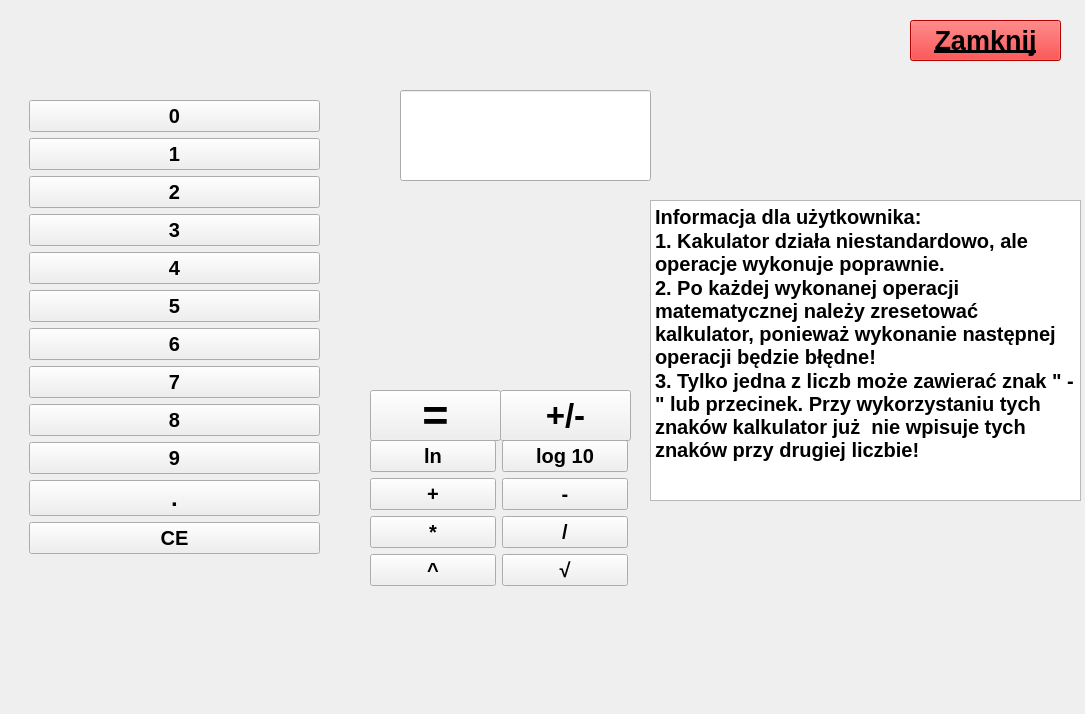
<?xml version="1.0" encoding="UTF-8"?>
<ui version="4.0">
 <class>MainWindow</class>
 <widget class="QMainWindow" name="MainWindow">
  <property name="geometry">
   <rect>
    <x>0</x>
    <y>0</y>
    <width>1085</width>
    <height>714</height>
   </rect>
  </property>
  <property name="font">
   <font>
    <pointsize>15</pointsize>
    <weight>75</weight>
    <bold>true</bold>
   </font>
  </property>
  <property name="windowTitle">
   <string>MainWindow</string>
  </property>
  <widget class="QWidget" name="centralwidget">
   <widget class="QWidget" name="gridLayoutWidget">
    <property name="geometry">
     <rect>
      <x>29</x>
      <y>100</y>
      <width>291</width>
      <height>458</height>
     </rect>
    </property>
    <layout class="QGridLayout" name="gridLayout">
     <item row="1" column="0">
      <widget class="QPushButton" name="p0">
       <property name="font">
        <font>
         <pointsize>15</pointsize>
         <weight>75</weight>
         <bold>true</bold>
        </font>
       </property>
       <property name="text">
        <string>0</string>
       </property>
      </widget>
     </item>
     <item row="12" column="0">
      <widget class="QPushButton" name="pC">
       <property name="text">
        <string>CE</string>
       </property>
      </widget>
     </item>
     <item row="8" column="0">
      <widget class="QPushButton" name="p7">
       <property name="text">
        <string>7</string>
       </property>
      </widget>
     </item>
     <item row="3" column="0">
      <widget class="QPushButton" name="p2">
       <property name="text">
        <string>2</string>
       </property>
      </widget>
     </item>
     <item row="9" column="0">
      <widget class="QPushButton" name="p8">
       <property name="text">
        <string>8</string>
       </property>
      </widget>
     </item>
     <item row="5" column="0">
      <widget class="QPushButton" name="p4">
       <property name="text">
        <string>4</string>
       </property>
      </widget>
     </item>
     <item row="4" column="0">
      <widget class="QPushButton" name="p3">
       <property name="text">
        <string>3</string>
       </property>
      </widget>
     </item>
     <item row="6" column="0">
      <widget class="QPushButton" name="p5">
       <property name="text">
        <string>5</string>
       </property>
      </widget>
     </item>
     <item row="11" column="0">
      <widget class="QPushButton" name="przecinek">
       <property name="font">
        <font>
         <pointsize>18</pointsize>
         <weight>75</weight>
         <bold>true</bold>
        </font>
       </property>
       <property name="text">
        <string>.</string>
       </property>
      </widget>
     </item>
     <item row="10" column="0">
      <widget class="QPushButton" name="p9">
       <property name="text">
        <string>9</string>
       </property>
      </widget>
     </item>
     <item row="7" column="0">
      <widget class="QPushButton" name="p6">
       <property name="text">
        <string>6</string>
       </property>
      </widget>
     </item>
     <item row="2" column="0">
      <widget class="QPushButton" name="p1">
       <property name="text">
        <string>1</string>
       </property>
      </widget>
     </item>
    </layout>
   </widget>
   <widget class="QPushButton" name="zamknij">
    <property name="geometry">
     <rect>
      <x>910</x>
      <y>20</y>
      <width>151</width>
      <height>41</height>
     </rect>
    </property>
    <property name="palette">
     <palette>
      <active>
       <colorrole role="WindowText">
        <brush brushstyle="SolidPattern">
         <color alpha="255">
          <red>0</red>
          <green>0</green>
          <blue>0</blue>
         </color>
        </brush>
       </colorrole>
       <colorrole role="Button">
        <brush brushstyle="SolidPattern">
         <color alpha="255">
          <red>254</red>
          <green>0</green>
          <blue>0</blue>
         </color>
        </brush>
       </colorrole>
       <colorrole role="Light">
        <brush brushstyle="SolidPattern">
         <color alpha="255">
          <red>255</red>
          <green>126</green>
          <blue>126</blue>
         </color>
        </brush>
       </colorrole>
       <colorrole role="Midlight">
        <brush brushstyle="SolidPattern">
         <color alpha="255">
          <red>254</red>
          <green>63</green>
          <blue>63</blue>
         </color>
        </brush>
       </colorrole>
       <colorrole role="Dark">
        <brush brushstyle="SolidPattern">
         <color alpha="255">
          <red>127</red>
          <green>0</green>
          <blue>0</blue>
         </color>
        </brush>
       </colorrole>
       <colorrole role="Mid">
        <brush brushstyle="SolidPattern">
         <color alpha="255">
          <red>169</red>
          <green>0</green>
          <blue>0</blue>
         </color>
        </brush>
       </colorrole>
       <colorrole role="Text">
        <brush brushstyle="SolidPattern">
         <color alpha="255">
          <red>0</red>
          <green>0</green>
          <blue>0</blue>
         </color>
        </brush>
       </colorrole>
       <colorrole role="BrightText">
        <brush brushstyle="SolidPattern">
         <color alpha="255">
          <red>255</red>
          <green>255</green>
          <blue>255</blue>
         </color>
        </brush>
       </colorrole>
       <colorrole role="ButtonText">
        <brush brushstyle="SolidPattern">
         <color alpha="255">
          <red>0</red>
          <green>0</green>
          <blue>0</blue>
         </color>
        </brush>
       </colorrole>
       <colorrole role="Base">
        <brush brushstyle="SolidPattern">
         <color alpha="255">
          <red>255</red>
          <green>255</green>
          <blue>255</blue>
         </color>
        </brush>
       </colorrole>
       <colorrole role="Window">
        <brush brushstyle="SolidPattern">
         <color alpha="255">
          <red>254</red>
          <green>0</green>
          <blue>0</blue>
         </color>
        </brush>
       </colorrole>
       <colorrole role="Shadow">
        <brush brushstyle="SolidPattern">
         <color alpha="255">
          <red>0</red>
          <green>0</green>
          <blue>0</blue>
         </color>
        </brush>
       </colorrole>
       <colorrole role="AlternateBase">
        <brush brushstyle="SolidPattern">
         <color alpha="255">
          <red>254</red>
          <green>127</green>
          <blue>127</blue>
         </color>
        </brush>
       </colorrole>
       <colorrole role="ToolTipBase">
        <brush brushstyle="SolidPattern">
         <color alpha="255">
          <red>255</red>
          <green>255</green>
          <blue>220</blue>
         </color>
        </brush>
       </colorrole>
       <colorrole role="ToolTipText">
        <brush brushstyle="SolidPattern">
         <color alpha="255">
          <red>0</red>
          <green>0</green>
          <blue>0</blue>
         </color>
        </brush>
       </colorrole>
       <colorrole role="PlaceholderText">
        <brush brushstyle="SolidPattern">
         <color alpha="128">
          <red>0</red>
          <green>0</green>
          <blue>0</blue>
         </color>
        </brush>
       </colorrole>
      </active>
      <inactive>
       <colorrole role="WindowText">
        <brush brushstyle="SolidPattern">
         <color alpha="255">
          <red>0</red>
          <green>0</green>
          <blue>0</blue>
         </color>
        </brush>
       </colorrole>
       <colorrole role="Button">
        <brush brushstyle="SolidPattern">
         <color alpha="255">
          <red>254</red>
          <green>0</green>
          <blue>0</blue>
         </color>
        </brush>
       </colorrole>
       <colorrole role="Light">
        <brush brushstyle="SolidPattern">
         <color alpha="255">
          <red>255</red>
          <green>126</green>
          <blue>126</blue>
         </color>
        </brush>
       </colorrole>
       <colorrole role="Midlight">
        <brush brushstyle="SolidPattern">
         <color alpha="255">
          <red>254</red>
          <green>63</green>
          <blue>63</blue>
         </color>
        </brush>
       </colorrole>
       <colorrole role="Dark">
        <brush brushstyle="SolidPattern">
         <color alpha="255">
          <red>127</red>
          <green>0</green>
          <blue>0</blue>
         </color>
        </brush>
       </colorrole>
       <colorrole role="Mid">
        <brush brushstyle="SolidPattern">
         <color alpha="255">
          <red>169</red>
          <green>0</green>
          <blue>0</blue>
         </color>
        </brush>
       </colorrole>
       <colorrole role="Text">
        <brush brushstyle="SolidPattern">
         <color alpha="255">
          <red>0</red>
          <green>0</green>
          <blue>0</blue>
         </color>
        </brush>
       </colorrole>
       <colorrole role="BrightText">
        <brush brushstyle="SolidPattern">
         <color alpha="255">
          <red>255</red>
          <green>255</green>
          <blue>255</blue>
         </color>
        </brush>
       </colorrole>
       <colorrole role="ButtonText">
        <brush brushstyle="SolidPattern">
         <color alpha="255">
          <red>0</red>
          <green>0</green>
          <blue>0</blue>
         </color>
        </brush>
       </colorrole>
       <colorrole role="Base">
        <brush brushstyle="SolidPattern">
         <color alpha="255">
          <red>255</red>
          <green>255</green>
          <blue>255</blue>
         </color>
        </brush>
       </colorrole>
       <colorrole role="Window">
        <brush brushstyle="SolidPattern">
         <color alpha="255">
          <red>254</red>
          <green>0</green>
          <blue>0</blue>
         </color>
        </brush>
       </colorrole>
       <colorrole role="Shadow">
        <brush brushstyle="SolidPattern">
         <color alpha="255">
          <red>0</red>
          <green>0</green>
          <blue>0</blue>
         </color>
        </brush>
       </colorrole>
       <colorrole role="AlternateBase">
        <brush brushstyle="SolidPattern">
         <color alpha="255">
          <red>254</red>
          <green>127</green>
          <blue>127</blue>
         </color>
        </brush>
       </colorrole>
       <colorrole role="ToolTipBase">
        <brush brushstyle="SolidPattern">
         <color alpha="255">
          <red>255</red>
          <green>255</green>
          <blue>220</blue>
         </color>
        </brush>
       </colorrole>
       <colorrole role="ToolTipText">
        <brush brushstyle="SolidPattern">
         <color alpha="255">
          <red>0</red>
          <green>0</green>
          <blue>0</blue>
         </color>
        </brush>
       </colorrole>
       <colorrole role="PlaceholderText">
        <brush brushstyle="SolidPattern">
         <color alpha="128">
          <red>0</red>
          <green>0</green>
          <blue>0</blue>
         </color>
        </brush>
       </colorrole>
      </inactive>
      <disabled>
       <colorrole role="WindowText">
        <brush brushstyle="SolidPattern">
         <color alpha="255">
          <red>127</red>
          <green>0</green>
          <blue>0</blue>
         </color>
        </brush>
       </colorrole>
       <colorrole role="Button">
        <brush brushstyle="SolidPattern">
         <color alpha="255">
          <red>254</red>
          <green>0</green>
          <blue>0</blue>
         </color>
        </brush>
       </colorrole>
       <colorrole role="Light">
        <brush brushstyle="SolidPattern">
         <color alpha="255">
          <red>255</red>
          <green>126</green>
          <blue>126</blue>
         </color>
        </brush>
       </colorrole>
       <colorrole role="Midlight">
        <brush brushstyle="SolidPattern">
         <color alpha="255">
          <red>254</red>
          <green>63</green>
          <blue>63</blue>
         </color>
        </brush>
       </colorrole>
       <colorrole role="Dark">
        <brush brushstyle="SolidPattern">
         <color alpha="255">
          <red>127</red>
          <green>0</green>
          <blue>0</blue>
         </color>
        </brush>
       </colorrole>
       <colorrole role="Mid">
        <brush brushstyle="SolidPattern">
         <color alpha="255">
          <red>169</red>
          <green>0</green>
          <blue>0</blue>
         </color>
        </brush>
       </colorrole>
       <colorrole role="Text">
        <brush brushstyle="SolidPattern">
         <color alpha="255">
          <red>127</red>
          <green>0</green>
          <blue>0</blue>
         </color>
        </brush>
       </colorrole>
       <colorrole role="BrightText">
        <brush brushstyle="SolidPattern">
         <color alpha="255">
          <red>255</red>
          <green>255</green>
          <blue>255</blue>
         </color>
        </brush>
       </colorrole>
       <colorrole role="ButtonText">
        <brush brushstyle="SolidPattern">
         <color alpha="255">
          <red>127</red>
          <green>0</green>
          <blue>0</blue>
         </color>
        </brush>
       </colorrole>
       <colorrole role="Base">
        <brush brushstyle="SolidPattern">
         <color alpha="255">
          <red>254</red>
          <green>0</green>
          <blue>0</blue>
         </color>
        </brush>
       </colorrole>
       <colorrole role="Window">
        <brush brushstyle="SolidPattern">
         <color alpha="255">
          <red>254</red>
          <green>0</green>
          <blue>0</blue>
         </color>
        </brush>
       </colorrole>
       <colorrole role="Shadow">
        <brush brushstyle="SolidPattern">
         <color alpha="255">
          <red>0</red>
          <green>0</green>
          <blue>0</blue>
         </color>
        </brush>
       </colorrole>
       <colorrole role="AlternateBase">
        <brush brushstyle="SolidPattern">
         <color alpha="255">
          <red>254</red>
          <green>0</green>
          <blue>0</blue>
         </color>
        </brush>
       </colorrole>
       <colorrole role="ToolTipBase">
        <brush brushstyle="SolidPattern">
         <color alpha="255">
          <red>255</red>
          <green>255</green>
          <blue>220</blue>
         </color>
        </brush>
       </colorrole>
       <colorrole role="ToolTipText">
        <brush brushstyle="SolidPattern">
         <color alpha="255">
          <red>0</red>
          <green>0</green>
          <blue>0</blue>
         </color>
        </brush>
       </colorrole>
       <colorrole role="PlaceholderText">
        <brush brushstyle="SolidPattern">
         <color alpha="128">
          <red>0</red>
          <green>0</green>
          <blue>0</blue>
         </color>
        </brush>
       </colorrole>
      </disabled>
     </palette>
    </property>
    <property name="font">
     <font>
      <pointsize>20</pointsize>
      <weight>75</weight>
      <bold>true</bold>
      <underline>true</underline>
     </font>
    </property>
    <property name="toolTipDuration">
     <number>0</number>
    </property>
    <property name="text">
     <string>Zamknij</string>
    </property>
   </widget>
   <widget class="QWidget" name="gridLayoutWidget_2">
    <property name="geometry">
     <rect>
      <x>370</x>
      <y>440</y>
      <width>258</width>
      <height>148</height>
     </rect>
    </property>
    <layout class="QGridLayout" name="gridLayout_2">
     <item row="3" column="1">
      <widget class="QPushButton" name="dzielenie">
       <property name="text">
        <string>/</string>
       </property>
      </widget>
     </item>
     <item row="2" column="1">
      <widget class="QPushButton" name="minus">
       <property name="text">
        <string>-</string>
       </property>
      </widget>
     </item>
     <item row="2" column="0">
      <widget class="QPushButton" name="plus">
       <property name="text">
        <string>+</string>
       </property>
      </widget>
     </item>
     <item row="3" column="0">
      <widget class="QPushButton" name="mnozenie">
       <property name="text">
        <string>*</string>
       </property>
      </widget>
     </item>
     <item row="4" column="1">
      <widget class="QPushButton" name="sqrt">
       <property name="text">
        <string>√</string>
       </property>
      </widget>
     </item>
     <item row="4" column="0">
      <widget class="QPushButton" name="potega">
       <property name="text">
        <string>^</string>
       </property>
      </widget>
     </item>
     <item row="1" column="0">
      <widget class="QPushButton" name="ln">
       <property name="text">
        <string>ln</string>
       </property>
      </widget>
     </item>
     <item row="1" column="1">
      <widget class="QPushButton" name="log10">
       <property name="text">
        <string>log 10</string>
       </property>
      </widget>
     </item>
    </layout>
    <zorder>plus</zorder>
    <zorder>minus</zorder>
    <zorder>dzielenie</zorder>
    <zorder>mnozenie</zorder>
    <zorder>sqrt</zorder>
    <zorder>potega</zorder>
    <zorder>ln</zorder>
    <zorder>log10</zorder>
   </widget>
   <widget class="QLineEdit" name="lineEdit">
    <property name="geometry">
     <rect>
      <x>400</x>
      <y>90</y>
      <width>251</width>
      <height>91</height>
     </rect>
    </property>
    <property name="font">
     <font>
      <pointsize>30</pointsize>
      <weight>50</weight>
      <italic>true</italic>
      <bold>false</bold>
     </font>
    </property>
    <property name="alignment">
     <set>Qt::AlignJustify|Qt::AlignVCenter</set>
    </property>
    <property name="readOnly">
     <bool>true</bool>
    </property>
   </widget>
   <widget class="QPushButton" name="rowna">
    <property name="geometry">
     <rect>
      <x>370</x>
      <y>390</y>
      <width>131</width>
      <height>51</height>
     </rect>
    </property>
    <property name="font">
     <font>
      <pointsize>34</pointsize>
      <weight>75</weight>
      <bold>true</bold>
     </font>
    </property>
    <property name="text">
     <string>=</string>
    </property>
   </widget>
   <widget class="QPlainTextEdit" name="plainTextEdit">
    <property name="geometry">
     <rect>
      <x>650</x>
      <y>200</y>
      <width>431</width>
      <height>301</height>
     </rect>
    </property>
    <property name="plainText">
     <string>Informacja dla użytkownika:
1. Kakulator działa niestandardowo, ale operacje wykonuje poprawnie.
2. Po każdej wykonanej operacji matematycznej należy zresetować kalkulator, ponieważ wykonanie następnej operacji będzie błędne!
3. Tylko jedna z liczb może zawierać znak &quot; - &quot; lub przecinek. Przy wykorzystaniu tych znaków kalkulator już  nie wpisuje tych znaków przy drugiej liczbie!</string>
    </property>
   </widget>
   <widget class="QPushButton" name="pznak">
    <property name="geometry">
     <rect>
      <x>500</x>
      <y>390</y>
      <width>131</width>
      <height>51</height>
     </rect>
    </property>
    <property name="font">
     <font>
      <pointsize>25</pointsize>
      <weight>75</weight>
      <bold>true</bold>
     </font>
    </property>
    <property name="text">
     <string>+/-</string>
    </property>
   </widget>
  </widget>
 </widget>
 <resources/>
 <connections>
  <connection>
   <sender>zamknij</sender>
   <signal>clicked()</signal>
   <receiver>MainWindow</receiver>
   <slot>close()</slot>
   <hints>
    <hint type="sourcelabel">
     <x>704</x>
     <y>47</y>
    </hint>
    <hint type="destinationlabel">
     <x>768</x>
     <y>147</y>
    </hint>
   </hints>
  </connection>
 </connections>
</ui>
